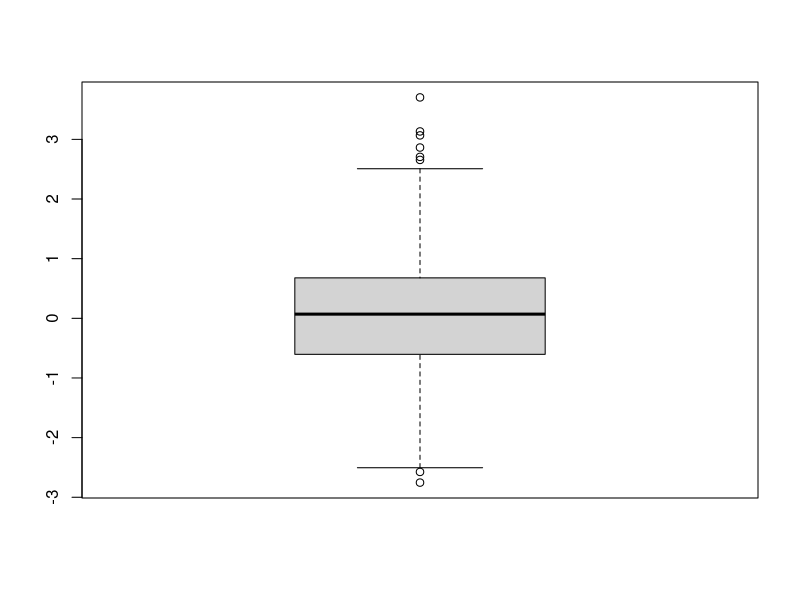
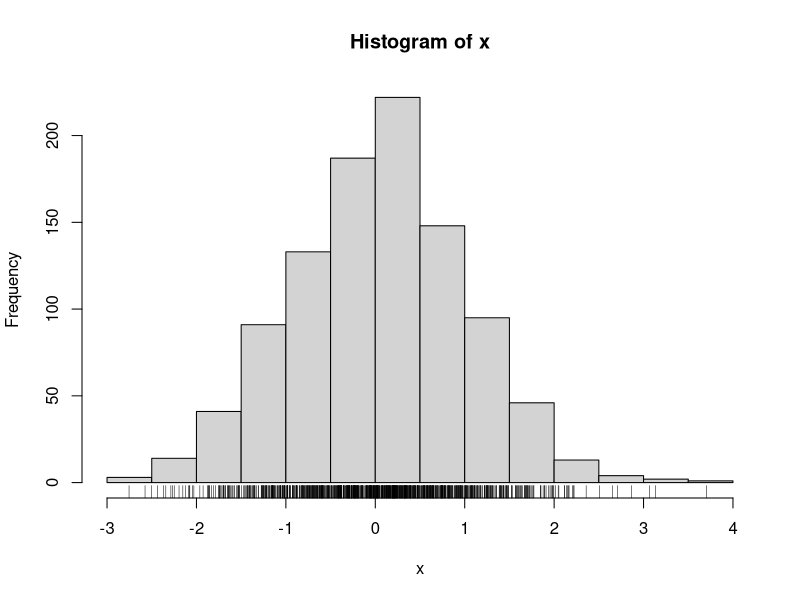
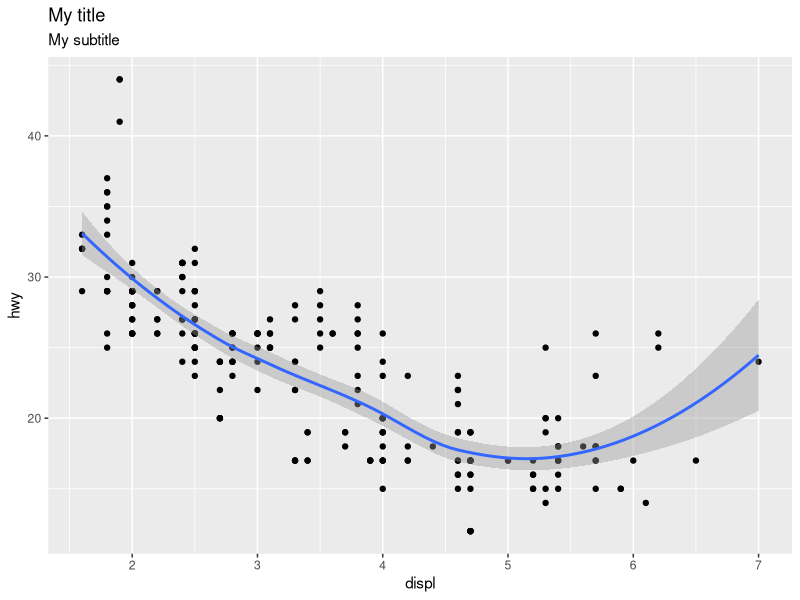
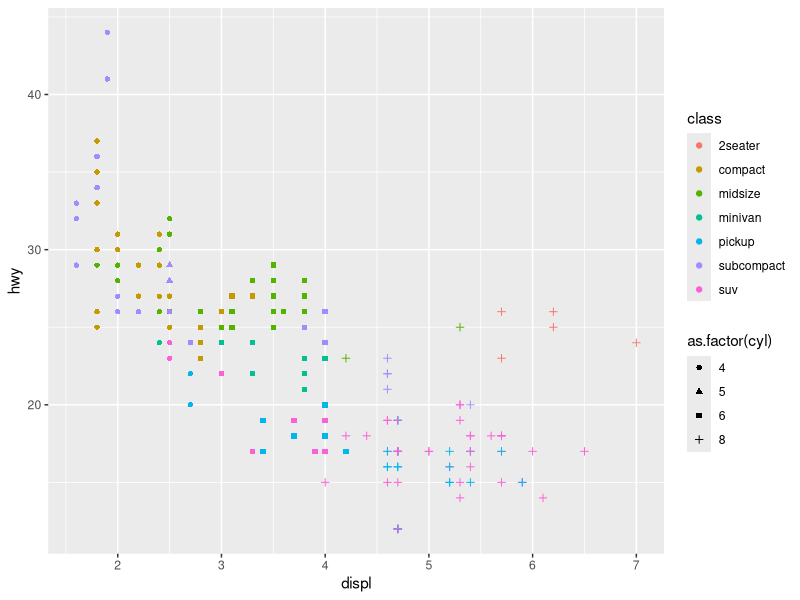
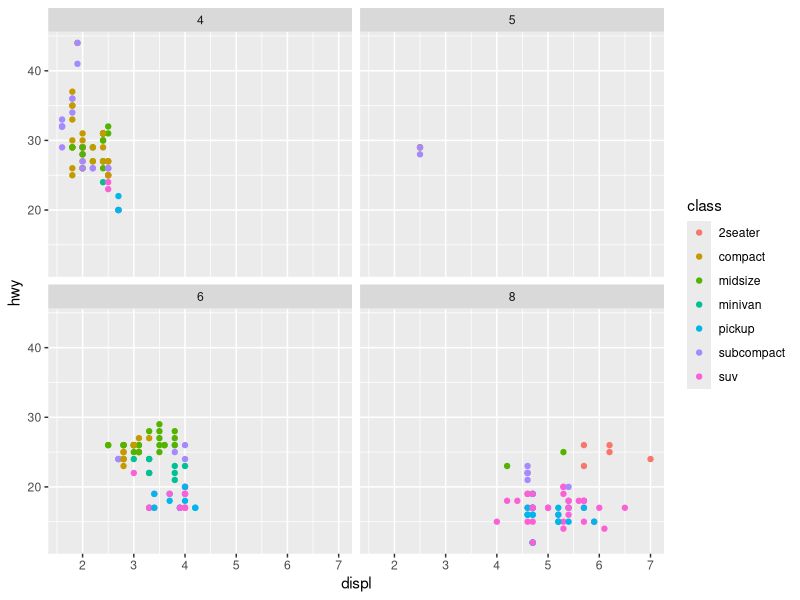

Recreate these plots in R, in order. (Note: this script raises an error after producing the figures.)

#lecture 5.1 Why Visualize Data?


x <- rnorm(1000)

mean(x)
sd(x)

summary(x)

boxplot(x)

hist(x)
rug(x)

#lecture 5.3 ggplot

library("ggplot2")

View(mpg)

## displ and hwy

ggplot(data=mpg) +
  aes(x=displ, y=hwy) +
  geom_point() +
  geom_smooth() +
  labs(title="My title", subtitle="My subtitle")

ggplot(data=mpg) +
  aes(x=displ, y=hwy, colour=class, shape=as.factor(cyl)) +
  geom_point() 


ggplot(data=mpg) +
  aes(x=displ, y=hwy, colour=class) +
  geom_point() +
  facet_wrap(~cyl)
  
# lecture 6.1
  
add <- function(x, y=1){
  x + y
}

add(x=4)  

add(x=4, y=10)

add(4)

add(4, 20)

add(c(1, 2, 5, 10), y=10)
add(c(1, 2, 5, 10), y="string")

## Our 2nd function rescale()

rescale <- function(x){
  rng <- range(x)
  (x  - rng[1])/(rng[2] - rng[1])
}

rescale(1:10)

rescale(c(1, NA, 4, 10, 20))
range(c(1, NA, 4, 10, 20))

range(c(1, NA, 4, 10, 20), na.rm = TRUE)

###fix the NA issue
rescale01 <- function(x){
  rng <- range(x, na.rm = TRUE)
  (x  - rng[1])/(rng[2] - rng[1])
}

rescale01(c(1, NA, 4, 10, 20))


rescale01 <- function(x, na.rm=TRUE){
  rng <- range(x, na.rm = na.rm)
  (x  - rng[1])/(rng[2] - rng[1])
}




